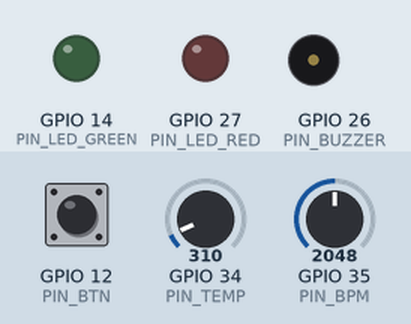
Simulated run of this program. Board: ESP32. Parts: output pins drawn as LEDs (lit = HIGH), buzzer (waves = sounding). The test bench sets the inputs (shaded band); at power-on: GPIO 35 (PIN_BPM) = 2048, GPIO 12 (PIN_BTN) HIGH, GPIO 34 (PIN_TEMP) = 310. WiFi joins after 1.5 s; servers stay silent unless stated; random numbers use the default seed unless the program sets one; no MQTT or app messages arrive unless stated.

Above: at 0.1 s.
At 2.7 s:
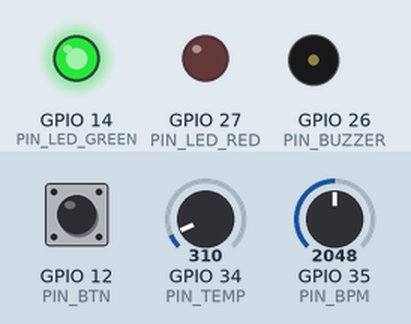
2.8 s: GPIO 35 (PIN_BPM) set to 2737
5.3 s: GPIO 35 (PIN_BPM) set to 2834
At 8.2 s:
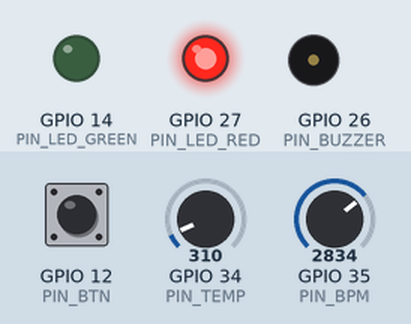
Timing chart, 0 to 16.7 s (numbered marks = the images above; inputs shaded):
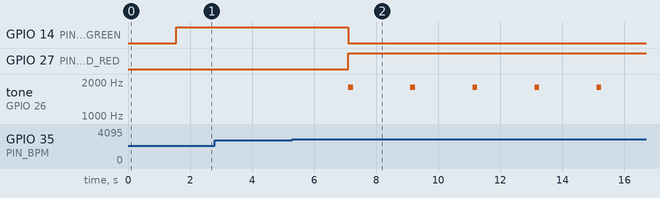

The program:

main.cpp
```cpp
#include <Arduino.h>
#include <WiFi.h>
#include <PubSubClient.h>
#include <ArduinoJson.h>

const char* WIFI_SSID = "Wokwi-GUEST";
const char* WIFI_PASS = "";
const char* MQTT_BROKER = "broker.hivemq.com";
const int MQTT_PORT = 1883;

const int PIN_TEMP = 34;
const int PIN_BPM = 35;
const int PIN_BTN = 12;
const int PIN_BUZZER = 26;
const int PIN_LED_RED = 27;
const int PIN_LED_GREEN = 14;

WiFiClient espClient;
PubSubClient client(espClient);

void connectWiFi() {
  WiFi.begin(WIFI_SSID, WIFI_PASS);
  while (WiFi.status() != WL_CONNECTED) { delay(500); }
}

void reconnectMQTT() {
  while (!client.connected()) {
    String clientId = "ESP32_UTI_Ranika_" + String(random(0xffff), HEX);
    if (client.connect(clientId.c_str())) {
      client.subscribe("ranika/leito01/atuadores/#");
    } else { delay(5000); }
  }
}

void setup() {
  Serial.begin(115200);
  pinMode(PIN_BTN, INPUT_PULLUP);
  pinMode(PIN_BUZZER, OUTPUT);
  pinMode(PIN_LED_RED, OUTPUT);
  pinMode(PIN_LED_GREEN, OUTPUT);
  connectWiFi();
  client.setServer(MQTT_BROKER, MQTT_PORT);
}

void loop() {
  if (!client.connected()) reconnectMQTT();
  client.loop();

  int rawTemp = analogRead(PIN_TEMP);
  int rawBpm  = analogRead(PIN_BPM);
  float temp  = map(rawTemp, 0, 4095, 350, 420) / 10.0;
  int bpm     = map(rawBpm, 0, 4095, 40, 160);
  bool emergencia = (digitalRead(PIN_BTN) == LOW);

  StaticJsonDocument<200> doc;
  doc["paciente"] = "Ranika (Leito 01)";
  doc["temperatura"] = temp;
  doc["bpm"] = bpm;
  doc["emergencia"] = emergencia;

  char jsonBuffer[256];
  serializeJson(doc, jsonBuffer);
  client.publish("ranika/leito01/telemetria", jsonBuffer);

  static bool buzzerState = false;
  if (emergencia || temp > 38.5 || bpm < 50 || bpm > 120) {
    digitalWrite(PIN_LED_RED, HIGH);
    digitalWrite(PIN_LED_GREEN, LOW);

    // Alarme sonoro pulsado de UTI hospitalar
    tone(PIN_BUZZER, 1800);
    delay(150);
    noTone(PIN_BUZZER);
    buzzerState = true;
  } else {
    digitalWrite(PIN_LED_RED, LOW);
    digitalWrite(PIN_LED_GREEN, HIGH);
    if (buzzerState) {
      noTone(PIN_BUZZER);
      buzzerState = false;
    }
  }
  delay(1850);
}
```

Measured:
- the behaviour switches between 2764 and 2765 on GPIO 35 (PIN_BPM) (found by bisection; images 1 and 2)
- after the input at 2.8 s, every drawn part: stays the same
- after the input at 5.3 s, GPIO 14 (PIN_LED_GREEN): HIGH → LOW after 1.8 s; GPIO 27 (PIN_LED_RED): LOW → HIGH after 1.8 s; tone on GPIO 26 (PIN_BUZZER): alternates 1800 Hz for 0.15 s and silent for 1.9 s, starting after 1.8 s
